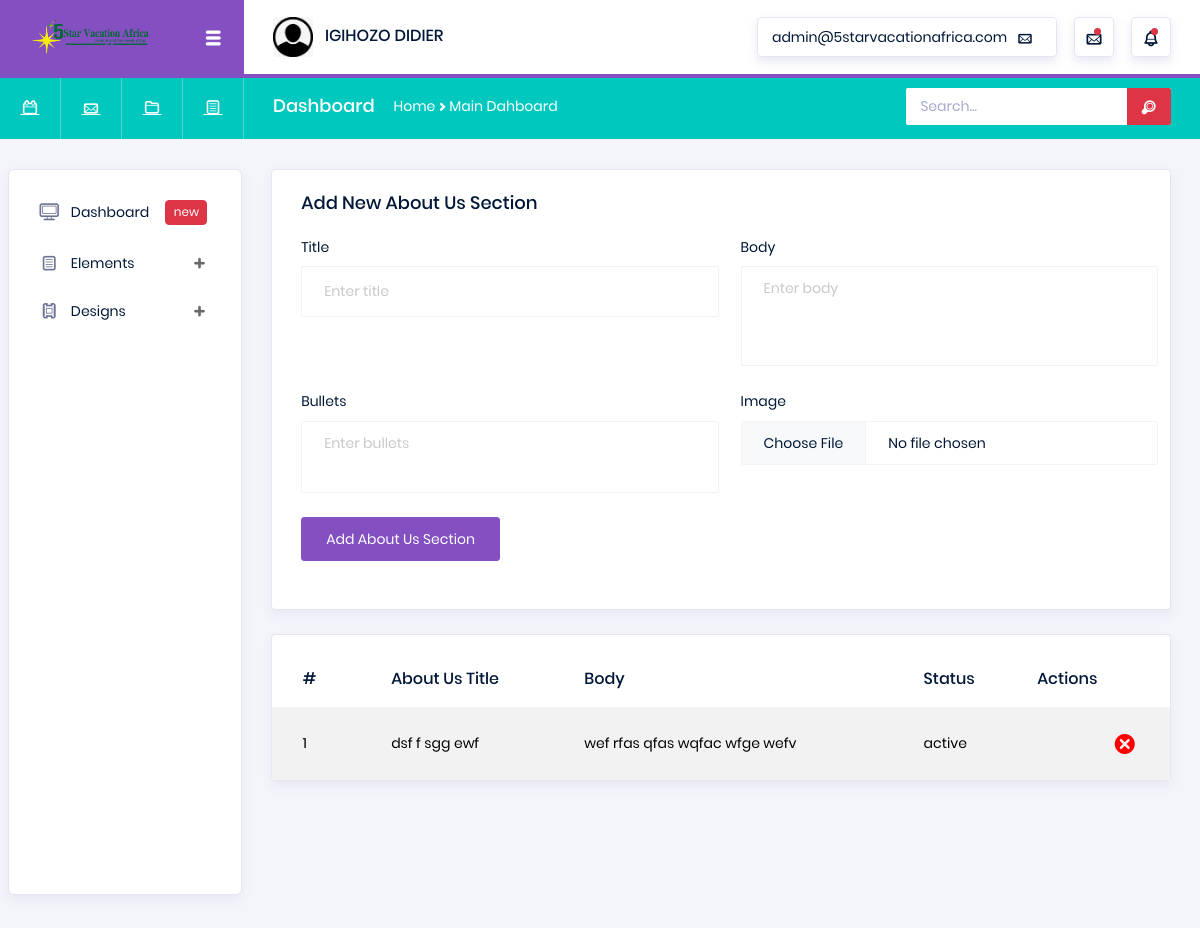
/admin/about-us.php (signed in), run on an earlier commit of the app's database.
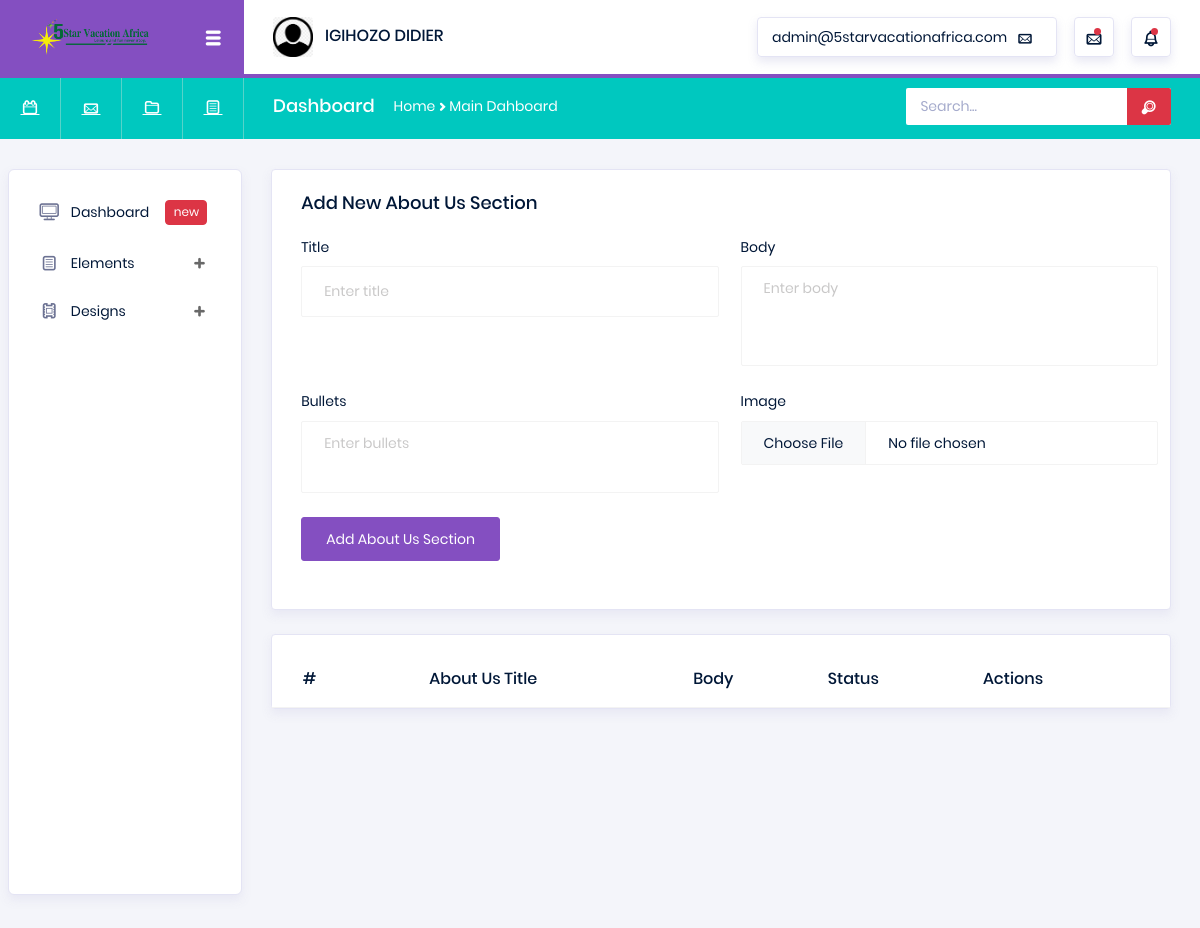
And on a later commit of the database.
### tables this page shows
CREATE TABLE `AboutUs` (
  `AboutId` int(11) NOT NULL AUTO_INCREMENT,
  `AboutTitle` varchar(255) DEFAULT NULL,
  `AboutBody` text DEFAULT NULL,
  `AboutBullets` text DEFAULT NULL,
  `AboutImage` varchar(255) DEFAULT NULL,
  `AboutStatus` enum('active','inactive') DEFAULT 'active',
  `CreatedAt` timestamp NULL DEFAULT current_timestamp(),
  `UpdatedAt` timestamp NULL DEFAULT current_timestamp() ON UPDATE current_timestamp(),
  PRIMARY KEY (`AboutId`)
);

### admin/about-us.php (the view, shortened to what this page needs)
<?php
require("lib/header.php");
@require("../lib/drive.php");
$con = $pdo;
?>
<div class="main-panel">
    <div class="content-wrapper">
        <div class="row">
            <div class="col-md-12">
                <div class="card">
                    <div class="card-body">
                        <h4 class="card-title">Add New About Us Section</h4>
                        <form method="post" enctype="multipart/form-data" style="width:102%">
                            <div class="form-row row">
                                <div class="form-group col-md-6">
                                    <label for="aboutTitle">Title</label>
                                    <input type="text" class="form-control" id="aboutTitle" name="aboutTitle" placeholder="Enter title" required>
                                </div>
                                <div class="form-group col-md-6">
                                    <label for="aboutBody">Body</label>
                                    <textarea class="form-control" id="aboutBody" name="aboutBody" rows="5" placeholder="Enter body"></textarea>
                                </div>
                                <div class="form-group col-md-6">
                                    <label for="aboutBullets">Bullets</label>
                                    <textarea class="form-control" id="aboutBullets" name="aboutBullets" rows="3" placeholder="Enter bullets"></textarea>
                                </div>
                                <div class="form-group col-md-6">
                                    <label for="aboutImage">Image</label>
                                    <input type="file" class="form-control" id="aboutImage" name="aboutImage" accept="image/*">
                                </div>
                                <div class="form-group col-md-6 d-flex align-items-end">
                                    <button type="submit" class="btn btn-primary">Add About Us Section</button>
                                </div>
                            </div>
                        </form>
                    </div>
                </div>
                <div class="card mt-4">
                    <div class="table-responsive pt-3">
                        <table class="table table-striped project-orders-table">
                            <thead>
                                <tr>
                                    <th>#</th>
                                    <th>About Us Title</th>
                                    <th>Body</th>
                                    <th>Status</th>
                                     <th>Actions</th>
                                </tr>
                           </thead>
                            <tbody>
                                <?php
                                $stmt = $con->query("SELECT * FROM AboutUs ORDER BY AboutId DESC");
                                $index = 1;
                                while ($row = $stmt->fetch(PDO::FETCH_ASSOC)) {
                                    $id = $row['AboutId'];
                                    echo "<tr>
                                            <td>{$index}</td>
                                            <td>{$row['AboutTitle']}</td>
                                            <td>{$row['AboutBody']}</td>
                                            <td>{$row['AboutStatus']}</td>
                                            <td><a href='delete-about-us.php?id=$id' style='text-decoration:none;color:#F00;font-size:30px;float:right'><i class='typcn typcn-delete'></i></a></td>
                                        </tr>";
                                    $index++;
                                }
                                ?>
                            </tbody>
                        </table>
                    </div>
                </div>
            </div>
        </div>
    </div>
</div>

What changed in the data, as far as the page shows it:
removed aboutus: AboutTitle "dsf f sgg ewf", AboutBody "wef rfas qfas wqfac wfge wefv", AboutStatus "active"
